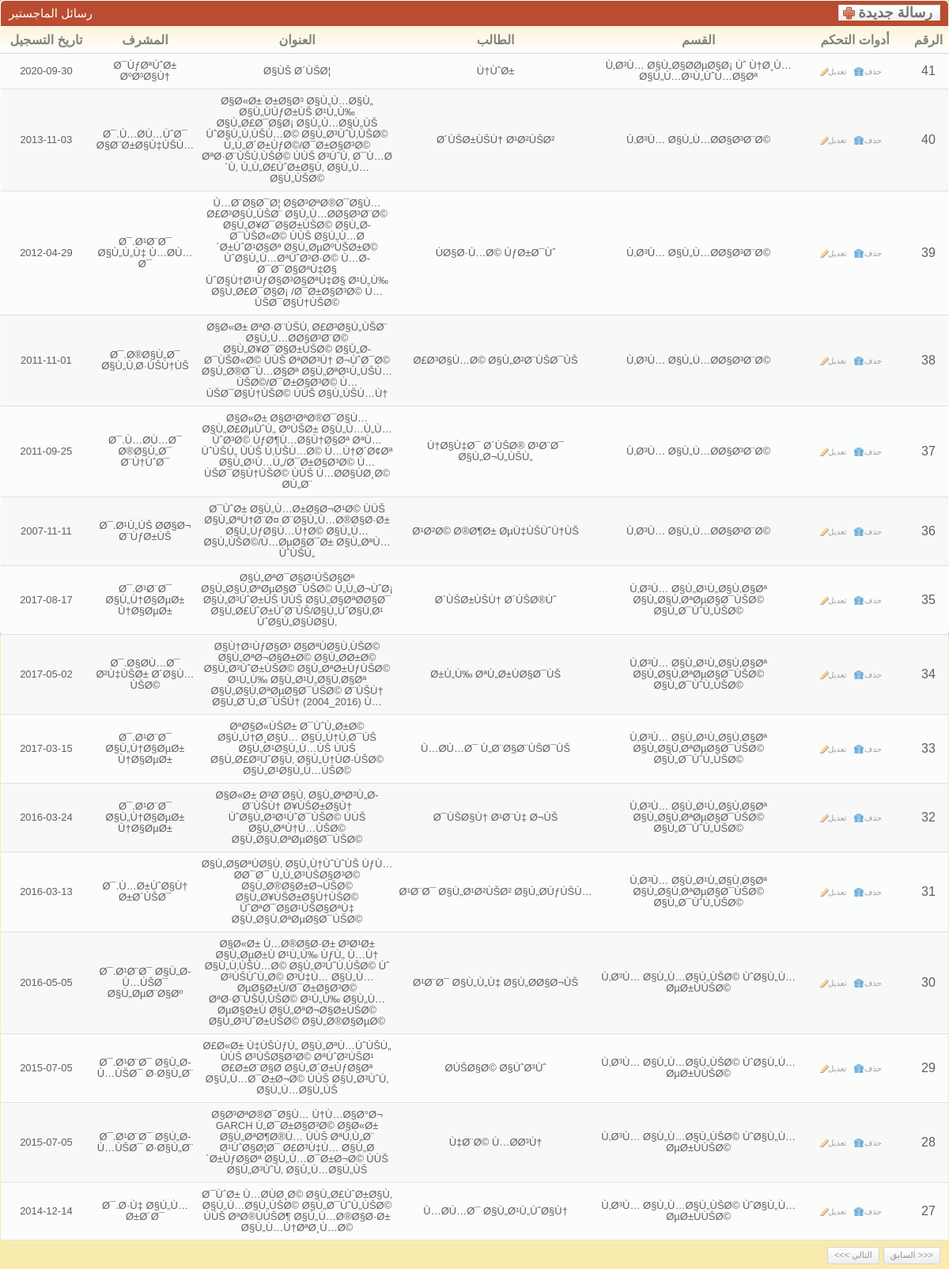
/desgin/cp/showMessages.php, run on the app's committed database.
### tables this page shows
CREATE TABLE `messages` (
  `id` int(11) NOT NULL,
  `depa_id` int(11) NOT NULL,
  `university_no` text NOT NULL,
  `name` text NOT NULL,
  `title` text NOT NULL,
  `supervisor_name` text NOT NULL,
  `supervisor_name1` text NOT NULL,
  `registration_date` date NOT NULL,
  `grant_date` date NOT NULL,
  `comments_data` text NOT NULL
);

CREATE TABLE `depas` (
  `id` int(11) NOT NULL,
  `name` text NOT NULL
);

### database/Connection.php (called while the page is built, shortened)
<?php
$pagging_count = 15;
?>

### database/messages/MessagesDbase.php (called while the page is built, shortened)
<?php
class MessagesDbase
{
	function  getCountMessages()
	{
		$query = "select count(id) as lolo from messages order by id";
		$result= mysql_query($query);
		$row   = mysql_fetch_array($result);
		return $row["lolo"];
	}
	function getMessages( $offset , $row_count)
	{
		$products = array();
		$query       = "select * from messages order by id desc LIMIT ".$row_count." OFFSET ".$offset;
		$result      = mysql_query($query);
		$num_results = mysql_num_rows($result);
		for($i = 0; $i < $num_results; $i++){
			$product = new Messages();
			$row     = mysql_fetch_array($result);
			$product->id = $row["id"];
			$product->depa_id = $row["depa_id"];
			$product->university_no = $row["university_no"];
			$product->name = $row["name"];
			$product->title = $row["title"];
			$product->supervisor_name = $row["supervisor_name"];
			$product->supervisor_name1 = $row["supervisor_name1"];
			$product->registration_date = $row["registration_date"];
			$product->grant_date = $row["grant_date"];
			$product->comments_data = $row["comments_data"];
			$products[$i] = $product;
		}
		return $products;
	}
}
?>

### database/depas/DepasDbase.php (called while the page is built, shortened)
<?php
class DepasDbase
{
	function  getDepaByID($id)
	{
		$product = new Depas();
		$query   = "select * from depas where id=".$id;
		$result  = mysql_query($query);
		$row     = mysql_fetch_array($result);
		$product->id = $row["id"];
		$product->name = $row["name"];
		return $product;
	}
}
?>

### desgin/cp/showMessages.php (the view, shortened to what this page needs)
<link rel="stylesheet" href="css/style.css" type="text/css" media="all" />
<?
extract($_REQUEST);
include("../../database/Connection.php");
include("../../database/depas/DepasDbase.php");
$dba = new DepasDbase();
include("../../database/messages/MessagesDbase.php");
$db  = new MessagesDbase();
if($offset == ""){
	$offset = 0;
}
if($row_count == ""){
	$row_count = $pagging_count;
}
$all_rows_count = $db->getCountMessages();
$products       = $db->getMessages($offset,$row_count);
?>
<div class="box">
	<div class="box-head">
		<h2 class="left">
			رسائل الماجستير
		</h2>
		<h2 class="right">
			<a href="#" name="aa3" id="aa3" class="add-button">
				<span>
					رسالة جديدة
				</span>
			</a>
		</h2>
	</div>
	<div class="table">
		<?
		if(count($products) != 0){
			?>
			<table width="100%" border="0" cellspacing="0" cellpadding="0">
				<tr>
					<th width="128">
						تاريخ التسجيل
					</th>
					<th width="134">
						المشرف
					</th>
					<th width="266">
						العنوان
					</th>
					<th width="292">
						الطالب
					</th>
					<th width="284">
						القسم
					</th>
					<th width="157">
						أدوات التحكم
					</th>
					<th width="49">
						الرقم
					</th>
				</tr>
				<?
				for($a1 = 0;$a1 < count($products);$a1++){
					$products_one = $products[$a1];
					?>
					<tr <? echo (( $a1 % 2 ) ? "class='odd'" : "" ); ?> >
						<td align="center">
							<h3>
								<?
								echo $products_one->registration_date;
								?>
							</h3>
						</td>
						<td align="center">
							<h3>
								<?
								echo $products_one->supervisor_name;
								?>
							</h3>
						</td>
						<td align="center">
							<h3>
								<?
								echo $products_one->title;
								?>
							</h3>
						</td>
						<td align="center">
							<h3>
								<?
								echo $products_one->name;
								?>
							</h3>
						</td>
						<td align="center">
							<h3>
								<?
								$dddd = $dba->getDepaByID($products_one->depa_id);
								echo $dddd->name;
								?>
							</h3>
						</td>
						<td align="center">
							<a href="#" val="<? echo $products_one->id; ?>"  key="deleteMessages.php" onclick="call_click(this);" class="ico del">
								حذف
							</a>
							<a href="#" val="<? echo $products_one->id; ?>" key="updateMessages.php" onclick="call_click(this);" class="ico edit">
								تعديل
							</a>
						</td>
						<td align="center">
							<? echo ($all_rows_count - $offset - $a1); ?>
						</td>
					</tr>
					<?
				}
				?>
			</table>
			<div class="pagging">
				<div class="right">
					<a id="perv_" href="#">
						<<< التالي
					</a>
					<a id="next_" href="#">
						السابق >>>
					</a>
				</div>
			</div>
			<?
		}
		?>
	</div>
</div>

### desgin/cp/css/style.css (style rules this page uses)
* { padding: 0; margin: 0; outline: 0; }
a { color: #ba4c32; text-decoration: underline; cursor: pointer; }
.left, .alignleft { float: left; display: inline; }
.right, .alignright { float: right; display: inline; }
h2 { font-size: 15px; font-weight: normal; }
h3 { font-size: 13px; line-height: 14px; font-weight: normal; }
.table th { background: #fffdfa url(images/th.gif) repeat-x 0 0; color: #818181; text-align: center; padding: 7px 2px; border-bottom: solid 1px #d2d1cb; }
.table td { background: #fbfcfc; border-bottom: solid 1px #e0e0e0; padding: 8px 2px; }
.table tr.odd td { background: #f8f8f8; }
.box { background: #fbfcfc; height: 100%; padding: 1px; margin-bottom: 20px; }
.box-head { background: #ba4c32; height: 32px; color: #fff; padding: 0 10px; line-height: 32px; white-space: nowrap; border-bottom: solid 1px #fff; }
.box-head .right { padding-top: 5px; line-height: 13px; }
.pagging { height: 20px; padding: 8px 10px; line-height: 19px; color: #949494; }
.pagging a { background: url(images/pagging.gif) repeat-x 0 0; height: 20px; float: left; padding: 0 8px; border: solid 1px #d5d5d5; text-decoration: none; color: #949494; margin-left: 5px; }
a.ico { color: #9d9c9a; font-size: 10px; text-decoration: none; padding: 0 10px 0 10px; background-repeat: no-repeat; background-position: 0 0; }
a.del { background-image: url(images/del.gif); }
a.edit { background-image: url(images/edit.gif); }
.add-button, .add-button span { float: right; height: 20px; background: url(images/add-button.gif) no-repeat 0 0; background-position: left center; padding: 0 0 0 25px; }
.add-button span { background-position: right 0; padding: 0 10px 0 0; }
.add-button { font-weight: bold; font-size: 18px; color: #747474; text-decoration: none; line-height: 20px; }
.box { -moz-border-radius: 5px; -webkit-border-radius: 5px; -moz-box-shadow: 0 0 6px #978f6c; -webkit-box-shadow: 0 0 6px #978f6c; }
.box-head { -moz-border-radius-topleft: 5px; -moz-border-radius-topright: 5px; -webkit-border-top-left-radius: 5px; -webkit-border-top-right-radius: 5px; }
.small-field, .button, .pagging a { -moz-border-radius: 3px; -webkit-border-radius: 3px; }

### data on the page
messages: registration_date "2020-09-30", supervisor_name "Ø¯ÙƒØªÙˆØ± ØºØ³Ø§Ù†", title "Ø§ÙŠ Ø´ÙŠØ¦", name "Ù†ÙˆØ±", depa.name "Ù‚Ø³Ù… Ø§Ù„Ø§Ø­ØµØ§Ø¡ Ùˆ Ù†Ø¸Ù… Ø§Ù„Ù…Ø¹Ù„ÙˆÙ…Ø§Øª", a1 "41"
messages: registration_date "2013-11-03", supervisor_name "Ø¯.Ù…Ø­Ù…ÙˆØ¯ Ø§Ø¨Ø±Ø§Ù‡ÙŠÙ…", title "Ø§Ø«Ø± Ø±Ø§Ø³ Ø§Ù„Ù…Ø§Ù„ Ø§Ù„ÙÙƒØ±ÙŠ Ø¹Ù„Ù‰ Ø§Ù„Ø£Ø¯Ø§Ø¡ Ø§Ù„Ù…Ø§Ù„ÙŠ ÙˆØ§Ù„Ù‚ÙŠÙ…Ø© Ø§Ù„Ø³ÙˆÙ‚ÙŠØ© Ù„Ù„Ø´Ø±ÙƒØ©/Ø¯Ø±Ø§Ø³Ø© ØªØ·Ø¨ÙŠÙ‚ÙŠØ© ÙÙŠ Ø³ÙˆÙ‚ Ø¯Ù…Ø´Ù‚ Ù„Ù„Ø£ÙˆØ±Ø§Ù‚ Ø§Ù„Ù…Ø§Ù„ÙŠØ©", name "Ø´ÙŠØ±ÙŠÙ† Ø¹Ø²ÙŠØ²", depa.name "Ù‚Ø³Ù… Ø§Ù„Ù…Ø­Ø§Ø³Ø¨Ø©", a1 "40"
messages: registration_date "2012-04-29", supervisor_name "Ø¯.Ø¹Ø¨Ø¯ Ø§Ù„Ù„Ù‡ Ù…Ø­Ù…Ø¯", title "Ù…Ø¨Ø§Ø¯Ø¦ Ø§Ø³ØªØ®Ø¯Ø§Ù… Ø£Ø³Ø§Ù„ÙŠØ¨ Ø§Ù„Ù…Ø­Ø§Ø³Ø¨Ø© Ø§Ù„Ø¥Ø¯Ø§Ø±ÙŠØ© Ø§Ù„Ø­Ø¯ÙŠØ«Ø© ÙÙŠ Ø§Ù„Ù…Ø´Ø±ÙˆØ¹Ø§Øª Ø§Ù„ØµØºÙŠØ±Ø© ÙˆØ§Ù„Ù…ØªÙˆØ³Ø·Ø© Ù…Ø­Ø¯Ø¯Ø§ØªÙ‡Ø§ ÙˆØ§Ù†Ø¹ÙƒØ§Ø³Ø§ØªÙ‡Ø§ Ø¹Ù„Ù‰ Ø§Ù„Ø£Ø¯Ø§Ø¡ /Ø¯Ø±Ø§Ø³Ø© Ù…ÙŠØ¯Ø§Ù†ÙŠØ©", name "ÙØ§Ø·Ù…Ø© ÙƒØ±Ø¯Ùˆ", depa.name "Ù‚Ø³Ù… Ø§Ù„Ù…Ø­Ø§Ø³Ø¨Ø©", a1 "39"
messages: registration_date "2011-11-01", supervisor_name "Ø¯.Ø®Ø§Ù„Ø¯ Ø§Ù„Ù‚Ø·ÙŠÙ†ÙŠ", title "Ø§Ø«Ø± ØªØ·Ø¨ÙŠÙ‚ Ø£Ø³Ø§Ù„ÙŠØ¨ Ø§Ù„Ù…Ø­Ø§Ø³Ø¨Ø© Ø§Ù„Ø¥Ø¯Ø§Ø±ÙŠØ© Ø§Ù„Ø­Ø¯ÙŠØ«Ø© ÙÙŠ ØªØ­Ø³Ù† Ø¬ÙˆØ¯Ø© Ø§Ù„Ø®Ø¯Ù…Ø§Øª Ø§Ù„ØªØ¹Ù„ÙŠÙ…ÙŠØ©/Ø¯Ø±Ø§Ø³Ø© Ù…ÙŠØ¯Ø§Ù†ÙŠØ© ÙÙŠ Ø§Ù„ÙŠÙ…Ù†", name "Ø£Ø³Ø§Ù…Ø© Ø§Ù„Ø²Ø¨ÙŠØ¯ÙŠ", depa.name "Ù‚Ø³Ù… Ø§Ù„Ù…Ø­Ø§Ø³Ø¨Ø©", a1 "38"
messages: registration_date "2011-09-25", supervisor_name "Ø¯.Ù…Ø­Ù…Ø¯ Ø®Ø§Ù„Ø¯ Ø¨Ù†ÙˆØ¯", title "Ø§Ø«Ø± Ø§Ø³ØªØ®Ø¯Ø§Ù… Ø§Ù„Ø£ØµÙˆÙ„ ØºÙŠØ± Ø§Ù„Ù…Ù„Ù…ÙˆØ³Ø© ÙƒØ¶Ù…Ø§Ù†Ø§Øª ØªÙ…ÙˆÙŠÙ„ ÙÙŠ Ù‚ÙŠÙ…Ø© Ù…Ù†Ø´Ø¢Øª Ø§Ù„Ø¹Ù…Ù„/Ø¯Ø±Ø§Ø³Ø© Ù…ÙŠØ¯Ø§Ù†ÙŠØ© ÙÙŠ Ù…Ø­Ø§ÙØ¸Ø© Ø­Ù„Ø¨", name "Ù†Ø§Ù‡Ø¯ Ø´ÙŠØ® Ø¹Ø¨Ø¯ Ø§Ù„Ø¬Ù„ÙŠÙ„", depa.name "Ù‚Ø³Ù… Ø§Ù„Ù…Ø­Ø§Ø³Ø¨Ø©", a1 "37"
messages: registration_date "2007-11-11", supervisor_name "Ø¯.Ø¹Ù„ÙŠ Ø­Ø§Ø¬ Ø¨ÙƒØ±ÙŠ", title "Ø¯ÙˆØ± Ø§Ù„Ù…Ø±Ø§Ø¬Ø¹Ø© ÙÙŠ Ø§Ù„ØªÙ†Ø¨Ø¤ Ø¨Ø§Ù„Ù…Ø®Ø§Ø·Ø± Ø§Ù„ÙƒØ§Ù…Ù†Ø© Ø§Ù„Ù…Ø§Ù„ÙŠØ©/Ù…ØµØ§Ø¯Ø± Ø§Ù„ØªÙ…ÙˆÙŠÙ„", name "Ø¹Ø²Ø© Ø®Ø¶Ø± ØµÙ‡ÙŠÙˆÙ†ÙŠ", depa.name "Ù‚Ø³Ù… Ø§Ù„Ù…Ø­Ø§Ø³Ø¨Ø©", a1 "36"
messages: registration_date "2017-08-17", supervisor_name "Ø¯.Ø¹Ø¨Ø¯ Ø§Ù„Ù†Ø§ØµØ± Ù†Ø§ØµØ±", title "Ø§Ù„ØªØ¯Ø§Ø¹ÙŠØ§Øª Ø§Ù„Ø§Ù‚ØªØµØ§Ø¯ÙŠØ© Ù„Ù„Ø¬ÙˆØ¡ Ø§Ù„Ø³ÙˆØ±ÙŠ ÙÙŠ Ø§Ù„Ø§ØªØ­Ø§Ø¯ Ø§Ù„Ø£ÙˆØ±ÙˆØ¨ÙŠ/Ø§Ù„ÙˆØ§Ù‚Ø¹ ÙˆØ§Ù„Ø§ÙØ§Ù‚", name "Ø´ÙŠØ±ÙŠÙ† Ø´ÙŠØ®Ùˆ", depa.name "Ù‚Ø³Ù… Ø§Ù„Ø¹Ù„Ø§Ù‚Ø§Øª Ø§Ù„Ø§Ù‚ØªØµØ§Ø¯ÙŠØ© Ø§Ù„Ø¯ÙˆÙ„ÙŠØ©", a1 "35"
messages: registration_date "2017-05-02", supervisor_name "Ø¯.Ø§Ø­Ù…Ø¯ Ø²Ù‡ÙŠØ± Ø´Ø§Ù…ÙŠØ©", title "Ø§Ù†Ø¹ÙƒØ§Ø³ Ø§ØªÙØ§Ù‚ÙŠØ© Ø§Ù„ØªØ¬Ø§Ø±Ø© Ø§Ù„Ø­Ø±Ø© Ø§Ù„Ø³ÙˆØ±ÙŠØ© Ø§Ù„ØªØ±ÙƒÙŠØ© Ø¹Ù„Ù‰ Ø§Ù„Ø¹Ù„Ø§Ù‚Ø§Øª Ø§Ù„Ø§Ù‚ØªØµØ§Ø¯ÙŠØ© Ø¨ÙŠÙ† Ø§Ù„Ø¨Ù„Ø¯ÙŠÙ† (2004_2016) Ù…", name "Ø±Ù„Ù‰ ØªÙ„Ø±ÙØ§Ø¯ÙŠ", depa.name "Ù‚Ø³Ù… Ø§Ù„Ø¹Ù„Ø§Ù‚Ø§Øª Ø§Ù„Ø§Ù‚ØªØµØ§Ø¯ÙŠØ© Ø§Ù„Ø¯ÙˆÙ„ÙŠØ©", a1 "34"
messages: registration_date "2017-03-15", supervisor_name "Ø¯.Ø¹Ø¨Ø¯ Ø§Ù„Ù†Ø§ØµØ± Ù†Ø§ØµØ±", title "ØªØ§Ø«ÙŠØ± Ø¯ÙˆÙ„Ø±Ø© Ø§Ù„Ù†Ø¸Ø§Ù… Ø§Ù„Ù†Ù‚Ø¯ÙŠ Ø§Ù„Ø¹Ø§Ù„Ù…ÙŠ ÙÙŠ Ø§Ù„Ø£Ø³ÙˆØ§Ù‚ Ø§Ù„Ù†ÙØ·ÙŠØ© Ø§Ù„Ø¹Ø§Ù„Ù…ÙŠØ©", name "Ù…Ø­Ù…Ø¯ Ù„Ø¨Ø§Ø¨ÙŠØ¯ÙŠ", depa.name "Ù‚Ø³Ù… Ø§Ù„Ø¹Ù„Ø§Ù‚Ø§Øª Ø§Ù„Ø§Ù‚ØªØµØ§Ø¯ÙŠØ© Ø§Ù„Ø¯ÙˆÙ„ÙŠØ©", a1 "33"
messages: registration_date "2016-03-24", supervisor_name "Ø¯.Ø¹Ø¨Ø¯ Ø§Ù„Ù†Ø§ØµØ± Ù†Ø§ØµØ±", title "Ø§Ø«Ø± Ø³Ø¨Ø§Ù‚ Ø§Ù„ØªØ³Ù„Ø­ Ø¨ÙŠÙ† Ø¥ÙŠØ±Ø§Ù† ÙˆØ§Ù„Ø³Ø¹ÙˆØ¯ÙŠØ© ÙÙŠ Ø§Ù„ØªÙ†Ù…ÙŠØ© Ø§Ù„Ø§Ù‚ØªØµØ§Ø¯ÙŠØ©", name "Ø¯ÙŠØ§Ù† Ø¹Ø¨Ù‡ Ø¬ÙŠ", depa.name "Ù‚Ø³Ù… Ø§Ù„Ø¹Ù„Ø§Ù‚Ø§Øª Ø§Ù„Ø§Ù‚ØªØµØ§Ø¯ÙŠØ© Ø§Ù„Ø¯ÙˆÙ„ÙŠØ©", a1 "32"
messages: registration_date "2016-03-13", supervisor_name "Ø¯.Ù…Ø±ÙˆØ§Ù† Ø±Ø´ÙŠØ¯", title "Ø§Ù„Ø§ØªÙØ§Ù‚ Ø§Ù„Ù†ÙˆÙˆÙŠ ÙƒÙ…Ø­Ø¯Ø¯ Ù„Ù„Ø³ÙŠØ§Ø³Ø© Ø§Ù„Ø®Ø§Ø±Ø¬ÙŠØ© Ø§Ù„Ø¥ÙŠØ±Ø§Ù†ÙŠØ© ÙˆØªØ¯Ø§Ø¹ÙŠØ§ØªÙ‡ Ø§Ù„Ø§Ù‚ØªØµØ§Ø¯ÙŠØ©", name "Ø¹Ø¨Ø¯ Ø§Ù„Ø¹Ø²ÙŠØ² Ø§Ù„Ø­ÙƒÙŠÙ…", depa.name "Ù‚Ø³Ù… Ø§Ù„Ø¹Ù„Ø§Ù‚Ø§Øª Ø§Ù„Ø§Ù‚ØªØµØ§Ø¯ÙŠØ© Ø§Ù„Ø¯ÙˆÙ„ÙŠØ©", a1 "31"
messages: registration_date "2016-05-05", supervisor_name "Ø¯.Ø¹Ø¨Ø¯ Ø§Ù„Ø­Ù…ÙŠØ¯ Ø§Ù„ØµØ¨Ø§Øº", title "Ø§Ø«Ø± Ù…Ø®Ø§Ø·Ø± Ø³Ø¹Ø± Ø§Ù„ØµØ±Ù Ø¹Ù„Ù‰ ÙƒÙ„ Ù…Ù† Ø§Ù„Ù‚ÙŠÙ…Ø© Ø§Ù„Ø³ÙˆÙ‚ÙŠØ© Ùˆ Ø³ÙŠÙˆÙ„Ø© Ø³Ù‡Ù… Ø§Ù„Ù…ØµØ§Ø±Ù/Ø¯Ø±Ø§Ø³Ø© ØªØ·Ø¨ÙŠÙ‚ÙŠØ© Ø¹Ù„Ù‰ Ø§Ù„Ù…ØµØ§Ø±Ù Ø§Ù„ØªØ¬Ø§Ø±ÙŠØ© Ø§Ù„Ø³ÙˆØ±ÙŠØ© Ø§Ù„Ø®Ø§ØµØ©", name "Ø¹Ø¨Ø¯ Ø§Ù„Ù„Ù‡ Ø§Ù„Ø­Ø§Ø¬ÙŠ", depa.name "Ù‚Ø³Ù… Ø§Ù„Ù…Ø§Ù„ÙŠØ© ÙˆØ§Ù„Ù…ØµØ±ÙÙŠØ©", a1 "30"
messages: registration_date "2015-07-05", supervisor_name "Ø¯.Ø¹Ø¨Ø¯ Ø§Ù„Ø­Ù…ÙŠØ¯ Ø·Ø§Ù„Ø¨", title "Ø£Ø«Ø± Ù‡ÙŠÙƒÙ„ Ø§Ù„ØªÙ…ÙˆÙŠÙ„ ÙÙŠ Ø³ÙŠØ§Ø³Ø© ØªÙˆØ²ÙŠØ¹ Ø£Ø±Ø¨Ø§Ø­ Ø§Ù„Ø´Ø±ÙƒØ§Øª Ø§Ù„Ù…Ø¯Ø±Ø¬Ø© ÙÙŠ Ø§Ù„Ø³ÙˆÙ‚ Ø§Ù„Ù…Ø§Ù„ÙŠ", name "Ø­ÙŠØ§Ø© Ø§ÙˆØ³Ùˆ", depa.name "Ù‚Ø³Ù… Ø§Ù„Ù…Ø§Ù„ÙŠØ© ÙˆØ§Ù„Ù…ØµØ±ÙÙŠØ©", a1 "29"
messages: registration_date "2015-07-05", supervisor_name "Ø¯.Ø¹Ø¨Ø¯ Ø§Ù„Ø­Ù…ÙŠØ¯ Ø·Ø§Ù„Ø¨", title "Ø§Ø³ØªØ®Ø¯Ø§Ù… Ù†Ù…Ø§Ø°Ø¬ GARCH Ù„Ø¯Ø±Ø§Ø³Ø© Ø§Ø«Ø± Ø§Ù„ØªØ¶Ø®Ù… ÙÙŠ ØªÙ‚Ù„Ø¨ Ø¹ÙˆØ§Ø¦Ø¯ Ø£Ø³Ù‡Ù… Ø§Ù„Ø´Ø±ÙƒØ§Øª Ø§Ù„Ù…Ø¯Ø±Ø¬Ø© ÙÙŠ Ø§Ù„Ø³ÙˆÙ‚ Ø§Ù„Ù…Ø§Ù„ÙŠ", name "Ù‡Ø¨Ø© Ù…Ø­Ø³Ù†", depa.name "Ù‚Ø³Ù… Ø§Ù„Ù…Ø§Ù„ÙŠØ© ÙˆØ§Ù„Ù…ØµØ±ÙÙŠØ©", a1 "28"
messages: registration_date "2014-12-14", supervisor_name "Ø¯.Ø·Ù‡ Ø§Ù„Ù…Ø±Ø´Ø¯", title "Ø¯ÙˆØ± Ù…Ø­ÙØ¸Ø© Ø§Ù„Ø£ÙˆØ±Ø§Ù‚ Ø§Ù„Ù…Ø§Ù„ÙŠØ© Ø§Ù„Ø¯ÙˆÙ„ÙŠØ© ÙÙŠ ØªØ®ÙÙŠØ¶ Ø§Ù„Ù…Ø®Ø§Ø·Ø± Ø§Ù„Ù…Ù†ØªØ¸Ù…Ø©", name "Ù…Ø­Ù…Ø¯ Ø§Ù„Ø¹Ù„ÙˆØ§Ù†", depa.name "Ù‚Ø³Ù… Ø§Ù„Ù…Ø§Ù„ÙŠØ© ÙˆØ§Ù„Ù…ØµØ±ÙÙŠØ©", a1 "27"
